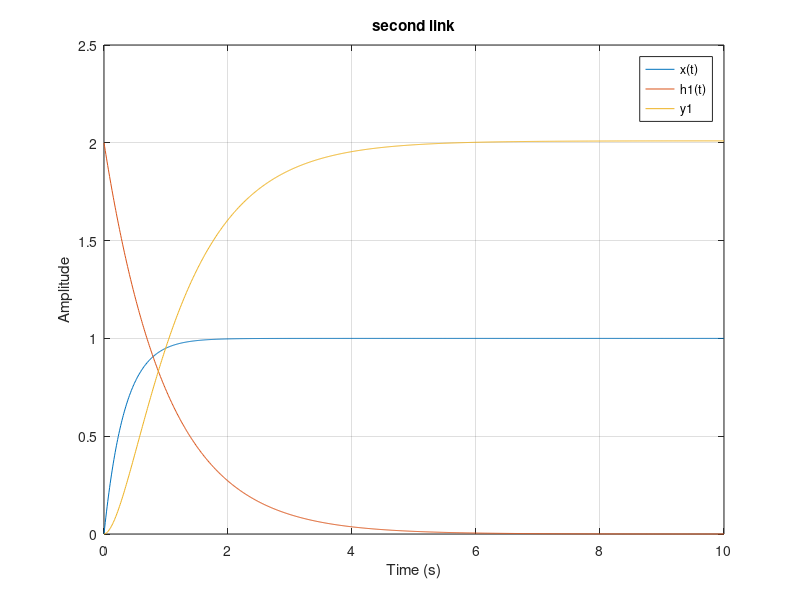
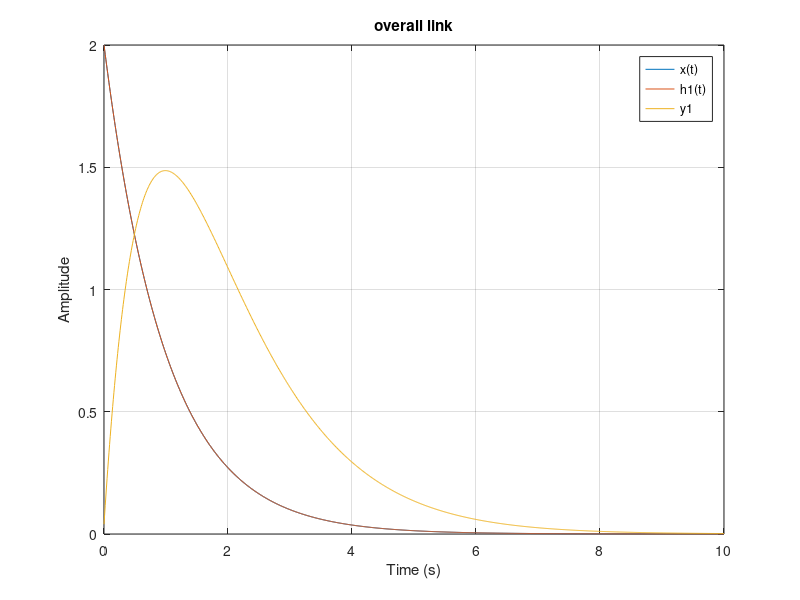
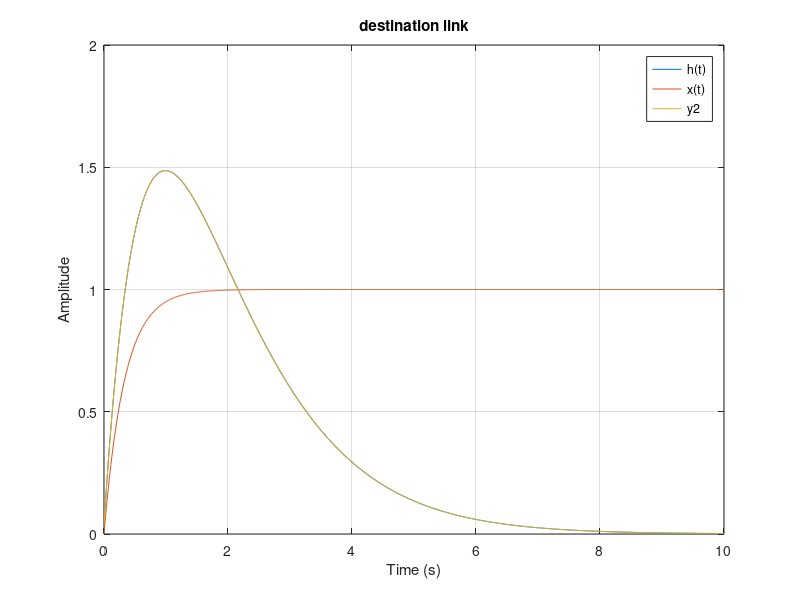

These figures' MATLAB source, in order:
     
fig_size = [232 84 774 624];

t = 0:0.01:10;

nt = length(t);

dt = t(2);

h1 = 2*exp(-t);
h2 = 2*exp(-t);

x = 1 - exp(-3*t); 
y1 = conv(x,h1)*dt;
y1 = y1(1:nt);
hold on

figure(1),clf,plot(t,x,t,h1,t,y1),grid,xlabel('Time (s)'),ylabel('Amplitude'),...

title('second link'),...

legend('x(t)','h1(t)','y1')
h = conv(h1,h2)*dt;
h = h(1:nt);
hold on
figure(2),clf,plot(t,h1,t,h2,t,h),grid,xlabel('Time (s)'),ylabel('Amplitude'),...

title('overall link'),...

legend('x(t)','h1(t)','y1')
y2 = conv(h,x)*dt;
y2 = h(1:nt);
hold on 
figure(3),clf,plot(t,h,t,x,t,y2),grid,xlabel('Time (s)'),ylabel('Amplitude'),...

title('destination link'),...
    legend('h(t)','x(t)','y2')